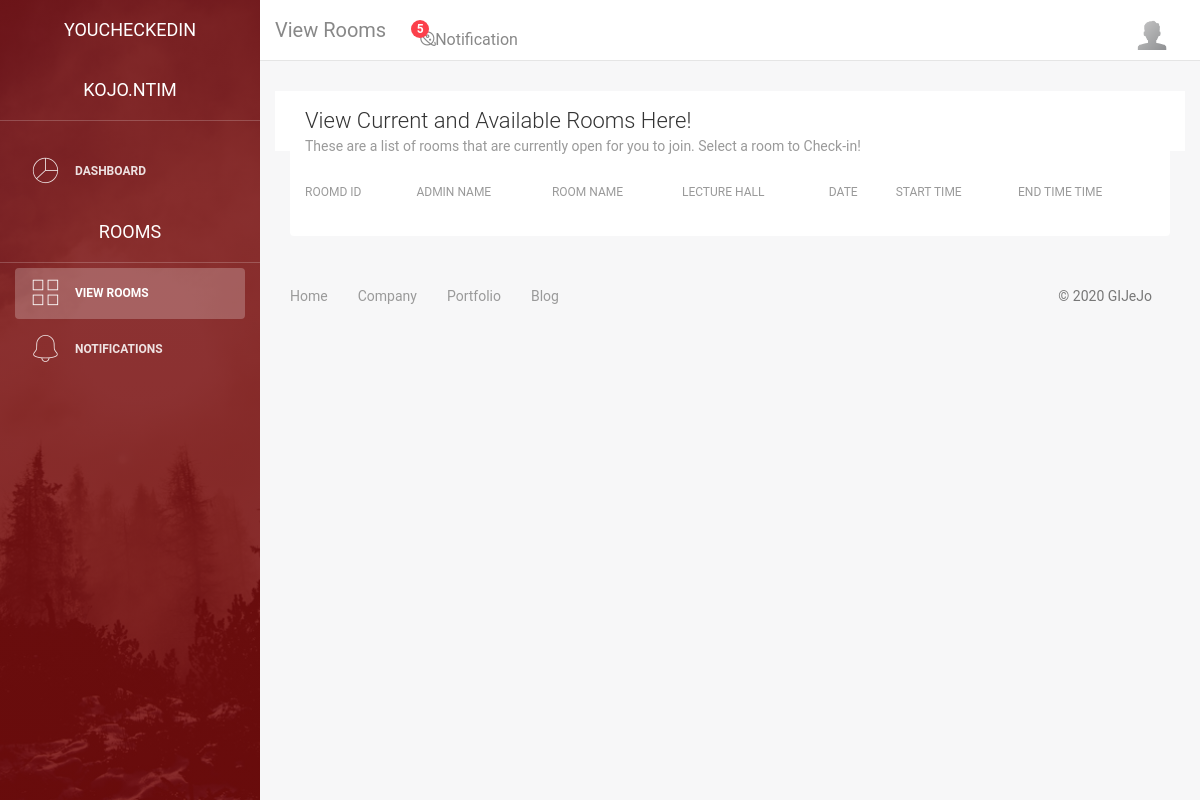
Page /view/user/viewroom.php (signed in) on the earlier database version.
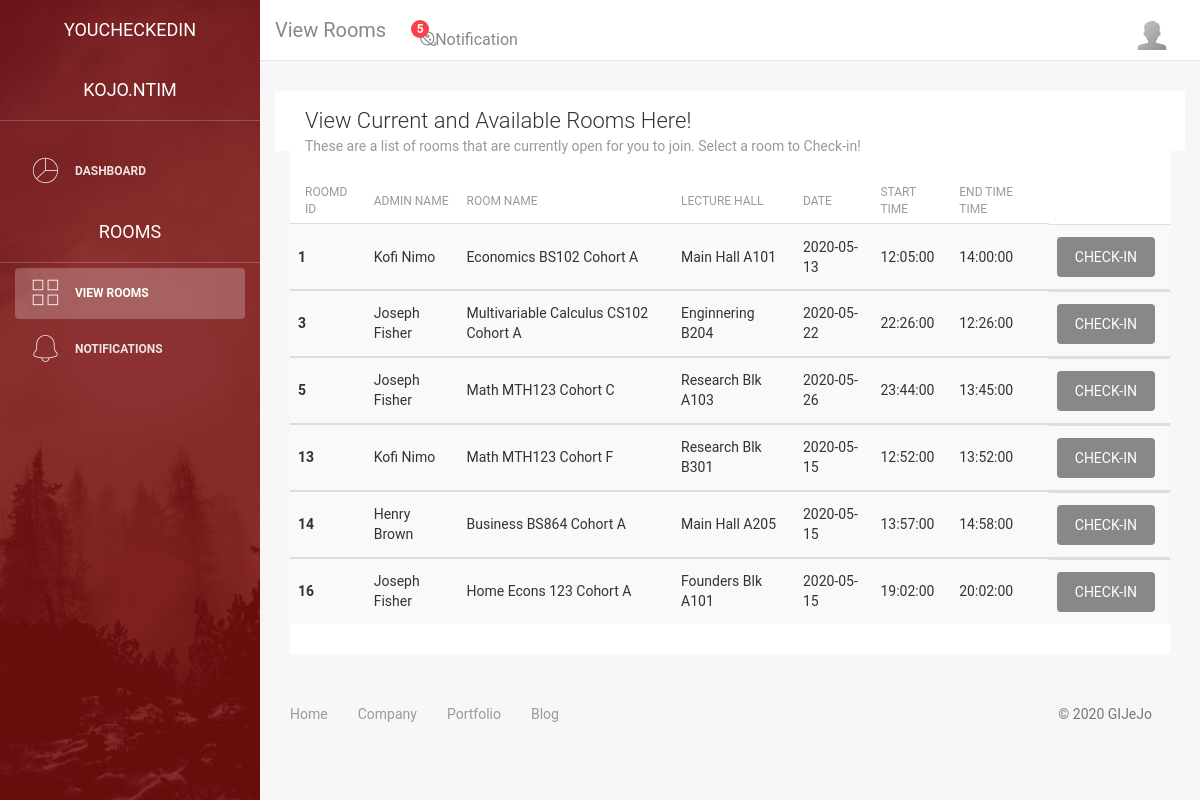
Same page on the later database version.
### tables this page shows
CREATE TABLE `rooms` (
  `roomID` int(11) NOT NULL,
  `adminID` int(11) NOT NULL,
  `adminname` varchar(50) NOT NULL,
  `roomname` varchar(50) NOT NULL,
  `lecturehall` varchar(50) NOT NULL,
  `roomcapacity` int(255) NOT NULL,
  `roomdate` date NOT NULL,
  `starttime` time NOT NULL,
  `endtime` time NOT NULL
);

### controller/model/db_class.php (called while the page is built, shortened)
<?php
class db_connection
{
    public $db = null;
    public $results = null;
    function db_connect(){
        $this->db = mysqli_connect(SERVER, USERNAME, PASSWORD, DATABASE);
        if (mysqli_connect_errno()) {
            return false;
        }else{
            return true;
        }
    }
    function db_query($sqlQuery){
        $this->results = mysqli_query($this->db,$sqlQuery);
        if ($this->results == false) {
            return false;
        }else{
            return true;
        }
    }
    function db_fetch(){
        return mysqli_fetch_assoc($this->results);
    }
    public function read_rooms($filter=false){
        $queryString = "SELECT *FROM `rooms`";
        return $this->db_query($queryString);
    }
}
?>

### view/user/viewroom.php (the view, shortened to what this page needs)
<?php
if(isset($_SESSION['user_id'])){
	$sessName = $_SESSION['username'];
}
else{
    header('Location: ../../index.php');
}
?>
<!DOCTYPE html>
<html lang="en">
<head>
    <link rel="stylesheet" href="https://maxcdn.bootstrapcdn.com/font-awesome/latest/css/font-awesome.min.css" />
    <link href="../css/bootstrap.min.css" rel="stylesheet" />
    <link href="../css/light-bootstrap-dashboard.css?v=2.0.0 " rel="stylesheet" />
</head>
<body>
    <div class="wrapper">
        <div class="sidebar" data-image="../img/sidebar-5.jpg">
            <div class="sidebar-wrapper">
                <div class="logo">
                    <a href=# class="simple-text">
                        YouCheckedIn <br><br> <?php echo $sessName;?>
                    </a>
                </div>
                <ul class="nav">
                    <li>
                        <a class="nav-link" href="dashboard.php">
                            <i class="nc-icon nc-chart-pie-35"></i>
                            <p>Dashboard</p>
                        </a>
                    </li>
                    <div class="logo">
                        <a href=# class="simple-text">
                            Rooms
                        </a>
                    </div>
                    <li class="nav-item active">
                        <a class="nav-link" href="./viewroom.php">
                            <i class="nc-icon nc-grid-45"></i>
                            <p>View Rooms</p>
                        </a>
                    </li>
                    <li>
                        <a class="nav-link" href="./notifications.php">
                            <i class="nc-icon nc-bell-55"></i>
                            <p>Notifications</p>
                        </a>
                    </li>
                </ul>
            </div>
        </div>
        <div class="main-panel">
            <nav class="navbar navbar-expand-lg " color-on-scroll="500">
                <div class="container-fluid">
                    <a class="navbar-brand" href="#"> View Rooms </a>
                    <div class="collapse navbar-collapse justify-content-end" id="navigation">
                        <ul class="nav navbar-nav mr-auto">
                            <li class="dropdown nav-item">
                                <a href="#" class="dropdown-toggle nav-link" data-toggle="dropdown">
                                    <i class="nc-icon nc-planet"></i>
                                    <span class="notification">5</span>
                                    <span class="d-lg-none">Notification</span>
                                </a>
                            </li>
                        </ul>
                        <ul class="nav navbar-right navbar-nav ml-auto">
                            <li class="nav-item dropdown">
                                <a class="nav-link dropdown-toggle" id="navbarDropdownMenuLink-55" data-toggle="dropdown" aria-haspopup="true" aria-expanded="true">
                                    <img src="../img/default-avatar.png" class="rounded-circle z-depth-3" alt="Display Image" style="width: 30px; height: 30px">
                                </a>
                            </li>
                        </ul>
                    </div>
                </div>
            </nav>
            <div class="content">
                <div class="container-fluid">
                    <div class="row">
                        <div class="col-md-12">
                            <div class="card strpied-tabled-with-hover">
                                <div class="card-header ">
                                    <h4 class="card-title">View Current and Available Rooms Here!</h4>
                                    <p class="card-category">These are a list of rooms that are currently open for you to join. Select a room to Check-in!</p>
                                </div>
                                <div class="card-body table-full-width table-responsive">
                                <?php
                                    require('../../controller/model/db_class.php');
                                    $viewRooms = new db_connection;
                                    $viewRooms->read_rooms();
                                    echo "<table class='table table-hover table-striped'>
                                            <thead class='black white-text'>
                                                <th>Roomd ID</th>
                                                <th>Admin Name</th>
                                                <th>Room Name</th>
                                                <th>Lecture Hall</th>
                                                <th>Date</th>
                                                <th>Start Time</th>
                                                <th>End Time Time</th>
                                            </thead>";
                                    while($row = $viewRooms->db_fetch()){
                                        $r_id = $row['roomID'];
                                        $adminNme = $row['adminname'];
                                        $r_name = $row["roomname"];
                                        $lhall = $row["lecturehall"];
                                        $r_date = $row['roomdate'];
                                        $strttime = $row['starttime'];
                                        $endtime = $row['endtime'];
                                        echo "
                                        <tbody>
                                            <tr>
                                                <th scope='row'>$r_id</th>
                                                <td>$adminNme</td>
                                                <td>$r_name</td>
                                                <td>$lhall</td>
                                                <td>$r_date</td>
                                                <td>$strttime</td>
                                                <td>$endtime</td>
                                                <td>
                                                <a href='../../controller/viewroomControl.php?checkin=$r_id'>
                                                <button class='btn btn-default btn-fill pull-right' name='createRoom'> CHECK-IN </button></a>
                                                </td>
                                            </tr>
                                        </tbody>";
                                    }
                                    echo "</table>";
                                    ?>
                                </div>
                            </div>
                        </div>
            <footer class="footer">
                <div class="container-fluid">
                    <nav>
                        <ul class="footer-menu">
                            <li>
                                <a href="#">
                                    Home
                                </a>
                            </li>
                            <li>
                                <a href="#">
                                    Company
                                </a>
                            </li>
                            <li>
                                <a href="#">
                                    Portfolio
                                </a>
                            </li>
                            <li>
                                <a href="#">
                                    Blog
                                </a>
                            </li>
                        </ul>
                        <p class="copyright text-center">
                            ©
                            GIJeJo
                        </p>
                    </nav>
                </div>
            </footer>
        </div>
    </div>
</body>
</html>

Differences in the rows shown:
added rooms: roomID "1", adminname "Kofi Nimo", roomname "Economics BS102 Cohort A", lecturehall "Main Hall A101", roomdate "2020-05-13", starttime "12:05:00", endtime "14:00:00"
added rooms: roomID "3", adminname "Joseph Fisher", roomname "Multivariable Calculus CS102 Cohort A", lecturehall "Enginnering B204", roomdate "2020-05-22", starttime "22:26:00", endtime "12:26:00"
added rooms: roomID "5", adminname "Joseph Fisher", roomname "Math MTH123 Cohort C", lecturehall "Research Blk A103", roomdate "2020-05-26", starttime "23:44:00", endtime "13:45:00"
added rooms: roomID "13", adminname "Kofi Nimo", roomname "Math MTH123 Cohort F", lecturehall "Research Blk B301", roomdate "2020-05-15", starttime "12:52:00", endtime "13:52:00"
added rooms: roomID "14", adminname "Henry Brown", roomname "Business BS864 Cohort A", lecturehall "Main Hall A205", roomdate "2020-05-15", starttime "13:57:00", endtime "14:58:00"
added rooms: roomID "16", adminname "Joseph Fisher", roomname "Home Econs 123 Cohort A", lecturehall "Founders Blk A101", roomdate "2020-05-15", starttime "19:02:00", endtime "20:02:00"
